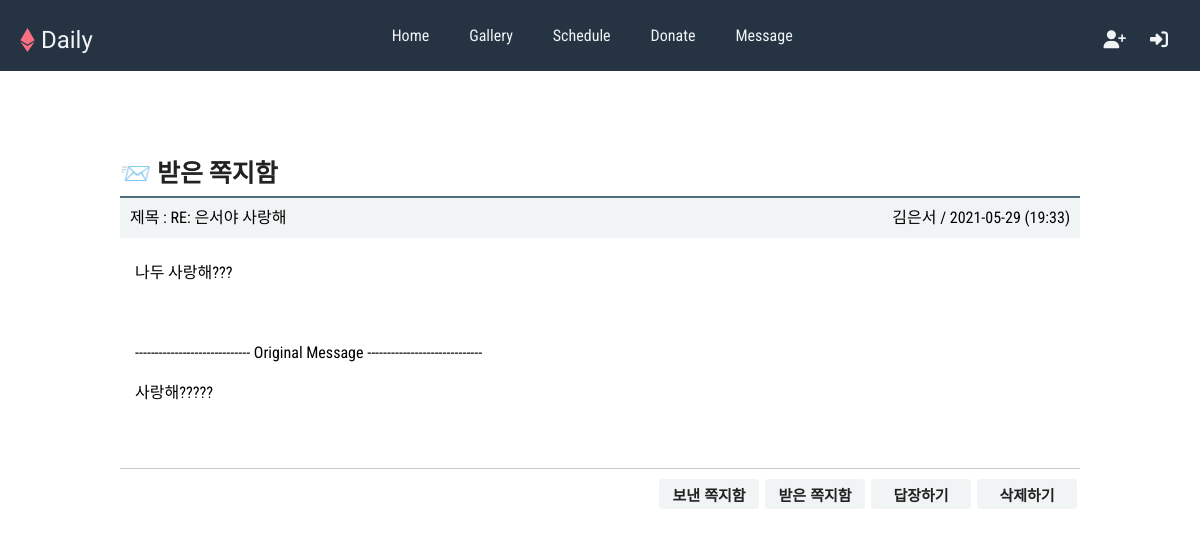
Page /message_view_screen.php?num=16 on the committed database.
### tables this page shows
CREATE TABLE `message` (
  `num` int(11) NOT NULL,
  `send_id` char(20) NOT NULL,
  `rv_id` char(20) NOT NULL,
  `subject` char(200) NOT NULL,
  `content` text NOT NULL,
  `regist_day` char(20) DEFAULT NULL
);

CREATE TABLE `members` (
  `num` int(11) NOT NULL,
  `id` char(15) NOT NULL,
  `pass` char(15) NOT NULL,
  `name` char(10) NOT NULL,
  `email` char(80) DEFAULT NULL,
  `regist_day` char(20) DEFAULT NULL
);

### message_view_screen.php (the view, shortened to what this page needs)
<!DOCTYPE html>
<html lang="en">
  <head>
    <link rel="stylesheet" href="./css/reset.css" />
    <link rel="stylesheet" href="./css/navbar.css" />
    <link rel="stylesheet" href="./css/message_view.css" />
  </head>
  <body>
    <header>
      <?php include "./php/header.php";?>
    </header>
    <section>
      <div id="message_box">
        <h3 class="title">
          <?php
              $mode = $_GET["mode"];
              $num  = $_GET["num"];
              $con = mysqli_connect("localhost", "root", "s6139350!", "diary");
              $sql = "select * from message where num=$num";
              $result = mysqli_query($con, $sql);
              $row = mysqli_fetch_array($result);
              $send_id    = $row["send_id"];
              $rv_id      = $row["rv_id"];
              $regist_day = $row["regist_day"];
              $subject    = $row["subject"];
              $content    = $row["content"];
              $content = str_replace(" ", "&nbsp;", $content);
              $content = str_replace("\n", "<br>", $content);
              if ($mode=="send")
                  $result2 = mysqli_query($con, "select name from members where id='$rv_id'");
              else
                  $result2 = mysqli_query($con, "select name from members where id='$send_id'");
              $record = mysqli_fetch_array($result2);
              $msg_name = $record["name"];
              if ($mode=="send")
                  echo "📩 보낸 쪽지함";
              else
                  echo "📨 받은 쪽지함";
          ?>
        </h3>
        <ul id="view_content">
          <li>
            <span class="col1">제목 : <?=$subject?></span>
            <span class="col2"><?=$msg_name?> / <?=$regist_day?></span>
          </li>
          <li>
            <?=$content?>
          </li>
        </ul>
        <ul class="buttons">
          <li><button class="deleteBtn" onclick="location.href='./php/message_delete.php?num=<?=$num?>&mode=<?=$mode?>'">삭제하기</button></li>
          <li><button onclick="location.href='message_response_form_screen.php?num=<?=$num?>'">답장하기</button></li>
          <li><button onclick="location.href='message_box_screen.php?mode=rv'">받은 쪽지함</button></li>
          <li><button onclick="location.href='message_box_screen.php?mode=send'">보낸 쪽지함</button></li>
        </ul>
      </div>
    </section>
</body>
</html>

### css/navbar.css (style rules this page uses)
:root { --text-color: #f0f4f5; --background-color: #263343; --accent-color: rgb(250, 111, 130); }
body { margin: 0 0 100px 0; font-family: "Roboto Condensed", sans-serif; }

### css/message_view.css (style rules this page uses)
:root { --text-color: #f0f4f5; --background-color: #263343; --accent-color: rgb(250, 111, 130); }
#message_box { font-family: "Roboto Condensed", sans-serif; margin: 0 auto; margin-top: 50px; width: 80%; height: 300px; padding: 10px; }
#message_box .title { margin-top: 20px; font-size: 25px; font-weight: bold; padding: 10px 0px; border-bottom: solid 2px #516e7f; }
#view_content li { padding: 0; height: 40px; line-height: 40px; align-items: center; vertical-align: middle; }
#view_content { background-color: var(--text-color); color: black; }
#view_content .col1 { float: left; margin-left: 10px; }
#view_content .col2 { float: right; margin-right: 10px; text-align: right; }
#view_content li:nth-child(2) { overflow: auto; height: 200px; padding: 15px 15px 15px 15px; border-bottom: solid 1px #cccccc; background-color: rgb(255, 255, 255); }
.buttons li { margin: 10px 3px; float: right; }
.buttons li button { font-weight: bold; font-size: 15px; width: 100px; height: 30px; border: none; border-radius: 4px; background-color: var(--text-color); }

### rows in the picture
message: subject "RE: 은서야 사랑해", regist_day "2021-05-29 (19:33)", content "나두 사랑해??? ----------------------------- Original Message ----------------------------- 사랑해?????"
members: name "김은서"
